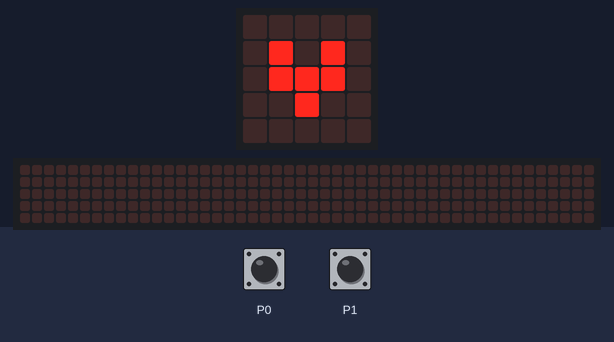
Recording of a program running on a simulated BBC micro:bit (MakeCode). On the bench: the board's 5×5 LED display, a strip that is not on the board, showing the scrolling text unrolled. The test bench sets the inputs (shaded band). Random numbers come from a fixed seed; the 48×5 strip is a reading aid, not a part: it shows the text the display is scrolling, unrolled, one strip-width of it at a time.

Above: at 1.5 s.
1.6 s: touch pin P0 pressed for 0.15 s
At 1.82 s:
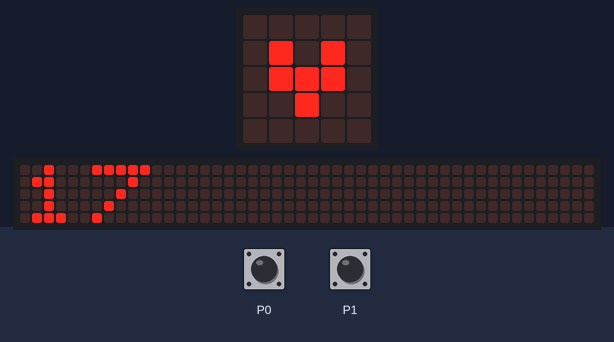
2.3 s: touch pin P1 pressed for 0.15 s
3.0 s: touch pin P0 pressed for 0.15 s
At 7.32 s:
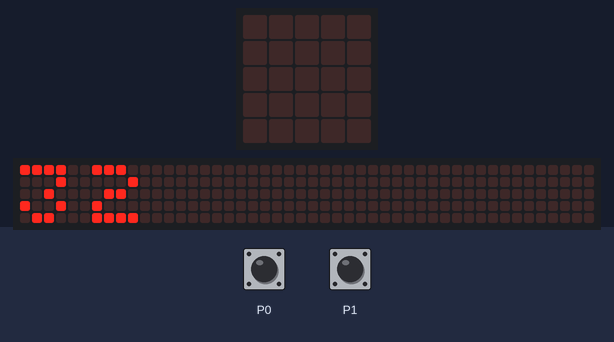
At 14.5 s:
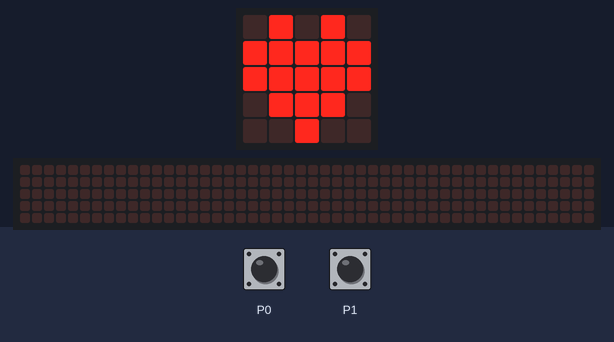

Measured:
- what the display in image 2 shows lasts 0.5 s, from 7.1 s to 7.6 s
- what the display in image 3 shows lasts 0.9 s, from 13.9 s to 14.8 s

The program:

main.ts
```typescript
input.onPinPressed(TouchPin.P0, function () {
    basic.showString("" + (randint(0, 100)))
})
input.onPinPressed(TouchPin.P1, function () {
    basic.showString("" + (Math.randomBoolean()))
})
basic.forever(function () {
    basic.showLeds(`
        . # . # .
        # # # # #
        # # # # #
        . # # # .
        . . # . .
        `)
    basic.pause(500)
    basic.showLeds(`
        . . . . .
        . # . # .
        . # # # .
        . . # . .
        . . . . .
        `)
    basic.pause(500)
})
```

test.ts
```typescript
// aquí va el archivo "tests"; esto no se compilará cuando este paquete se utilice como una extensión.
```
